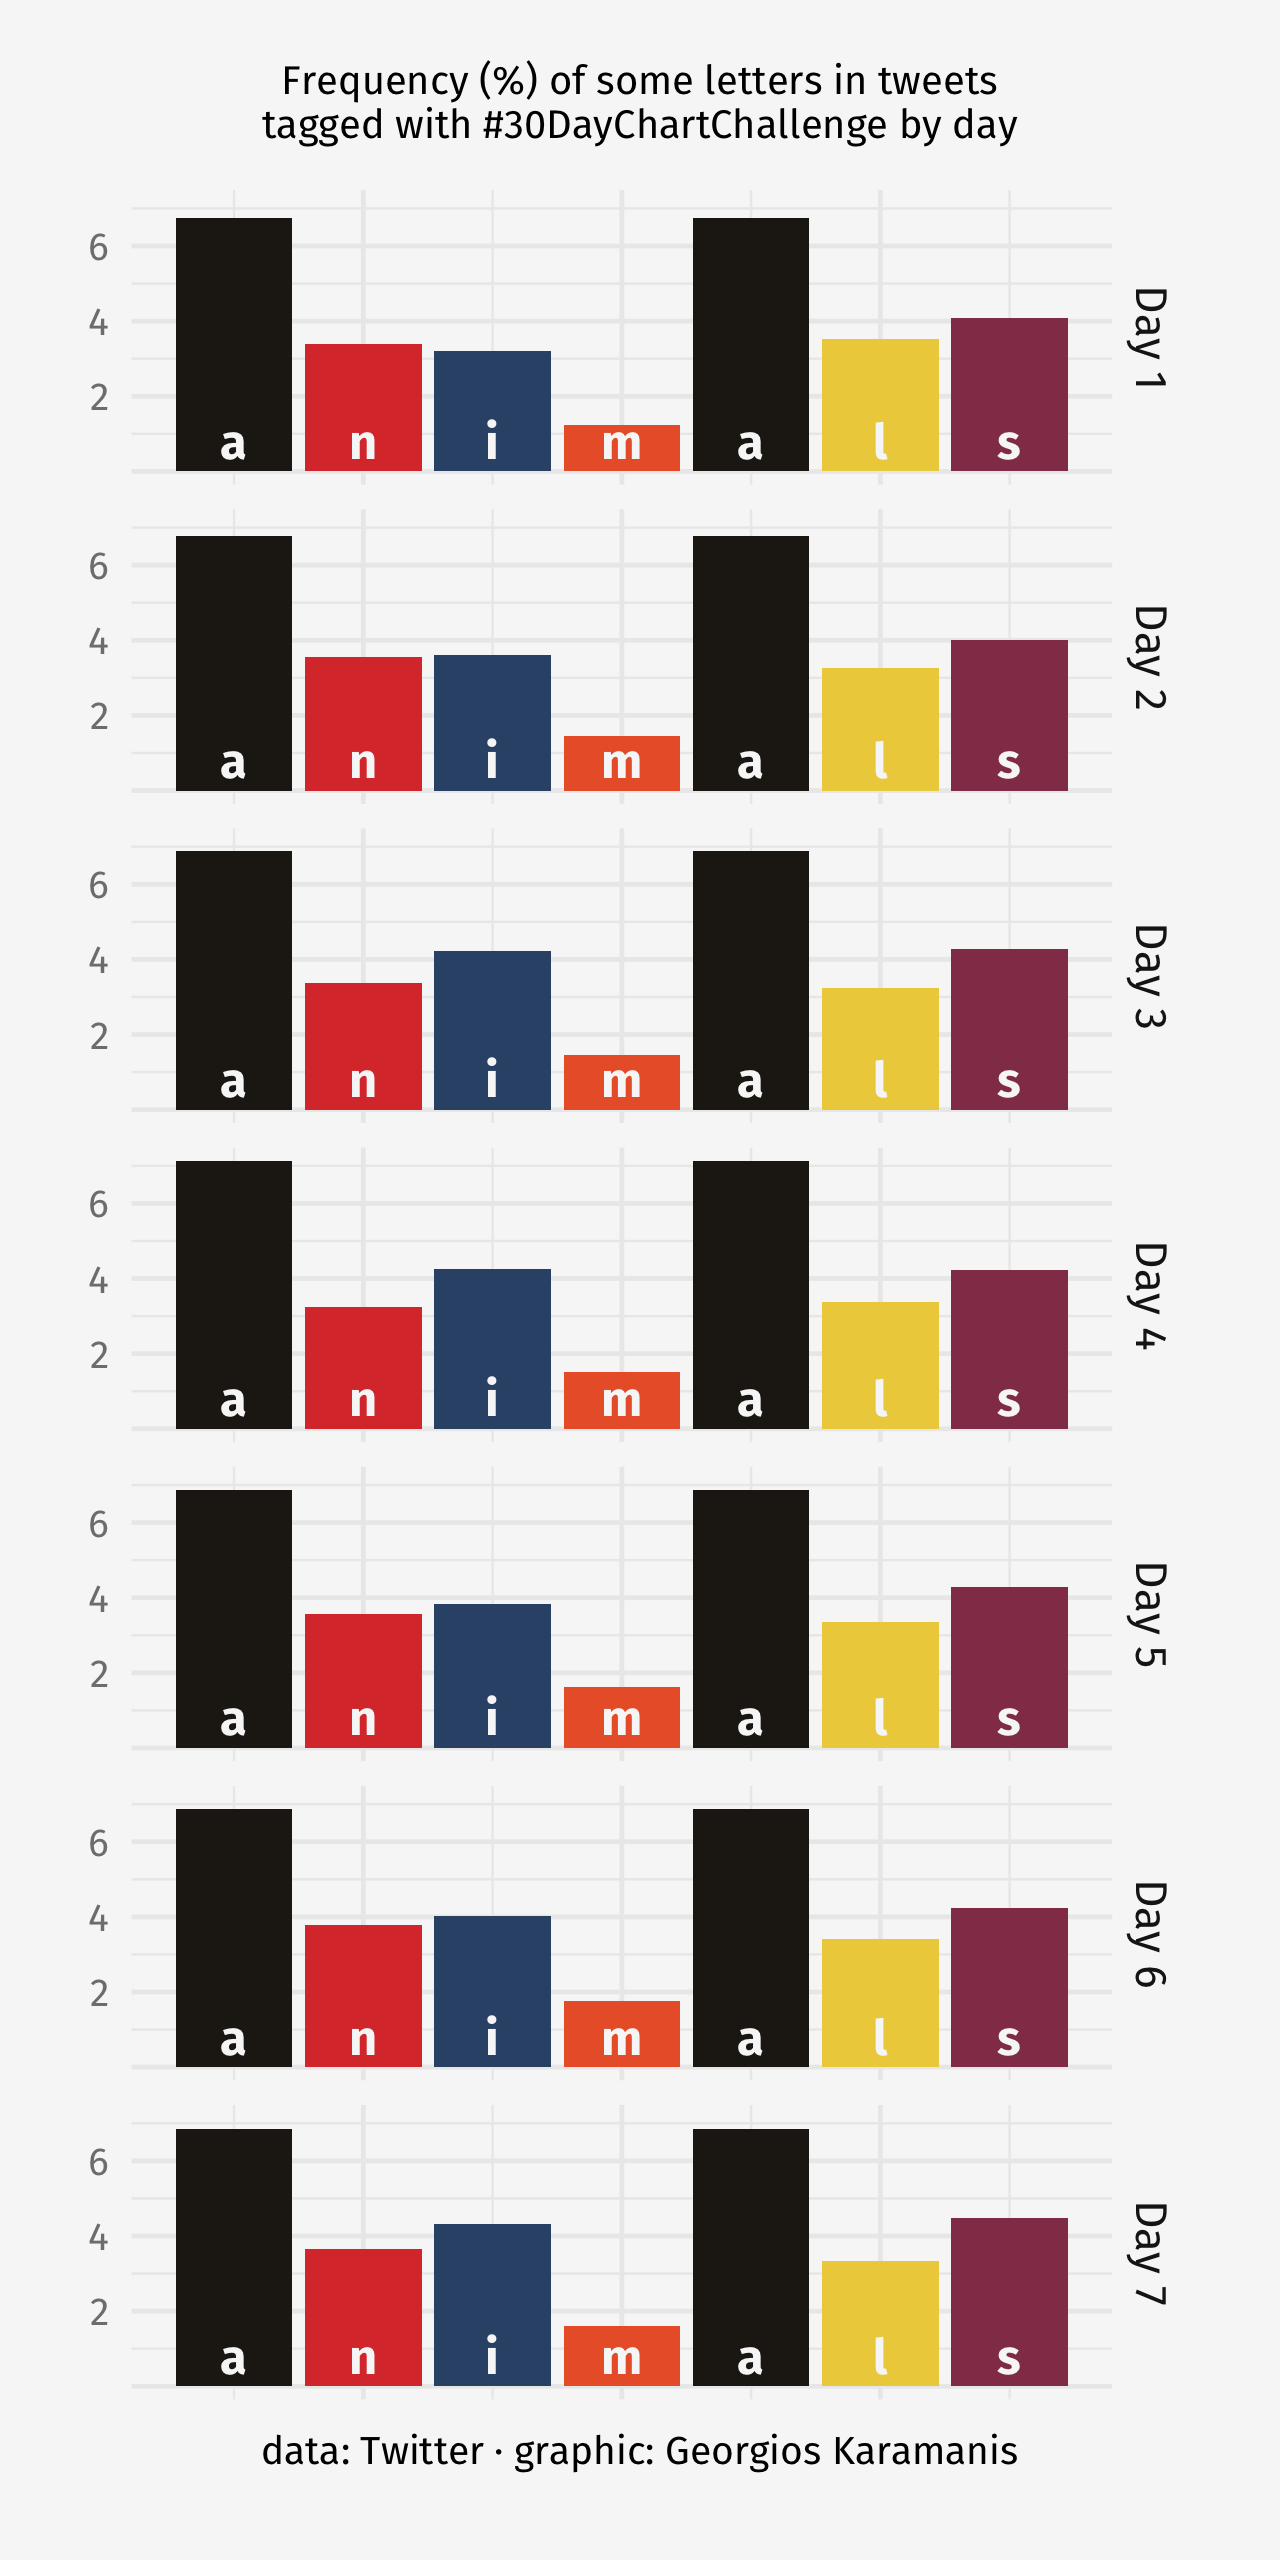

Write R code to recreate this figure.
library(tidyverse)
library(vhs)

tweets_w1 <- read_csv("2021/data/tweets_w1.csv") %>% 
  # filter(is_retweet == FALSE) %>%  
  select(status_id, text, hashtags, created_at, day)

animals <- tweets_w1 %>% 
  group_by(day) %>% 
  summarise(
    text_by_day = paste0(text, collapse = ""),
    text_by_day_length = nchar(text_by_day)
    ) %>% 
  ungroup() %>% 
  mutate(
    animals = strsplit("animals", ""),
    animals_n = list(1:7)
    )  %>% 
  rowwise() %>% 
  mutate(chars_n = list(str_count(text_by_day, str_sub("animals", 1:7, 1:7)))) %>%
  ungroup() %>% 
  select(-text_by_day) %>% 
  unnest(c(animals, animals_n, chars_n)) %>% 
  mutate(freq = chars_n/text_by_day_length * 100)

pal <- vhs("recoton")

ggplot(animals) +
  geom_col(aes(x = animals_n, y = freq, fill = animals)) +
  geom_text(aes(x = animals_n, y = 0.8, label = animals, family = "Fira Sans Bold"), color = "grey97") +
  scale_fill_manual(values = pal) +
  scale_y_continuous(breaks = c(0, 2, 4, 6), labels = c("", 2, 4, 6)) +
  facet_wrap(vars(paste0("Day ", day)), ncol = 1, strip.position = "right") +
  labs(
    title = str_wrap("Frequency (%) of some letters in tweets tagged with #30DayChartChallenge by day", 45),
    caption = "data: Twitter · graphic: Georgios Karamanis") +
  theme_minimal(base_family = "Fira Sans") +
  theme(
    legend.position = "none",
    plot.background = element_rect(fill = "grey97", color = NA),
    strip.text = element_text(size = 10),
    axis.title = element_blank(),
    axis.text.x = element_blank(),
    axis.text.y = element_text(color = "grey50"),
    plot.title.position = "plot",
    plot.caption.position = "plot",
    plot.title = element_text(size = 9, hjust = 0.5, margin = margin(0, 0, 10, 0)),
    plot.caption = element_text(hjust = 0.5),
    plot.margin = margin(15, 20, 20, 20)
  ) +
  ggsave(here::here("2021/day-8-animals/day-8-animals.png"), dpi = 320, width = 4, height = 8)
